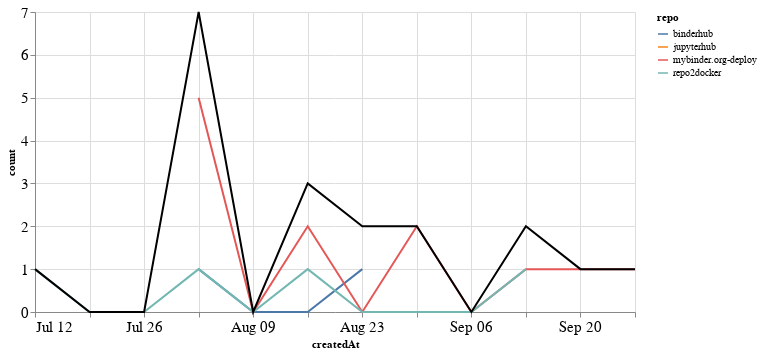

The notebook cell saved with this chart:
### Markdown cell above
## PRs

### Code cell
prs_time = prs.groupby('repo').resample('W', on='createdAt').count()['author'].reset_index()
prs_time = prs_time.rename(columns={'author': 'count'})
prs_time_total = prs_time.groupby('createdAt').agg({"count": "sum"}).reset_index()

ch1 = alt.Chart(prs_time, width=600).mark_line().encode(
    x='createdAt',
    y='count',
    color='repo',
    tooltip="repo"
)

ch2 = alt.Chart(prs_time_total, width=600).mark_line(color="black").encode(
    x='createdAt',
    y='count',
)

ch1 + ch2

### Figure 1 — Vega-Lite specification as saved in the notebook (floating-point values rounded to 4 significant figures)
{"config": {"axisLeft": {"labelFontSize": 15}, "axisBottom": {"labelFontSize": 15}}, "layer": [{"data": {"name": "data-bbaec8213c3e8f6ae20d7502ee6e48d4"}, "mark": "line", "encoding": {"color": {"type": "nominal", "field": "repo"}, "tooltip": {"type": "nominal", "field": "repo"}, "x": {"type": "temporal", "field": "createdAt"}, "y": {"type": "quantitative", "field": "count"}}, "width": 600}, {"data": {"name": "data-f4d24027ec561053a93042c062782e7d"}, "mark": {"type": "line", "color": "black"}, "encoding": {"x": {"type": "temporal", "field": "createdAt"}, "y": {"type": "quantitative", "field": "count"}}, "width": 600}], "$schema": "https://vega.github.io/schema/vega-lite/v4.8.1.json", "datasets": {"data-bbaec8213c3e8f6ae20d7502ee6e48d4": [{"repo": "binderhub", "createdAt": "2020-08-02T00:00:00", "count": 1}, {"repo": "binderhub", "createdAt": "2020-08-09T00:00:00", "count": 0}, {"repo": "binderhub", "createdAt": "2020-08-16T00:00:00", "count": 0}, {"repo": "binderhub", "createdAt": "2020-08-23T00:00:00", "count": 1}, {"repo": "jupyterhub", "createdAt": "2020-08-23T00:00:00", "count": 1}, {"repo": "mybinder.org-deploy", "createdAt": "2020-08-02T00:00:00", "count": 5}, {"repo": "mybinder.org-deploy", "createdAt": "2020-08-09T00:00:00", "count": 0}, {"repo": "mybinder.org-deploy", "createdAt": "2020-08-16T00:00:00", "count": 2}, {"repo": "mybinder.org-deploy", "createdAt": "2020-08-23T00:00:00", "count": 0}, {"repo": "mybinder.org-deploy", "createdAt": "2020-08-30T00:00:00", "count": 2}, {"repo": "mybinder.org-deploy", "createdAt": "2020-09-06T00:00:00", "count": 0}, {"repo": "mybinder.org-deploy", "createdAt": "2020-09-13T00:00:00", "count": 1}, {"repo": "mybinder.org-deploy", "createdAt": "2020-09-20T00:00:00", "count": 1}, {"repo": "mybinder.org-deploy", "createdAt": "2020-09-27T00:00:00", "count": 1}, {"repo": "repo2docker", "createdAt": "2020-07-12T00:00:00", "count": 1}, {"repo": "repo2docker", "createdAt": "2020-07-19T00:00:00", "count": 0}, {"repo": "repo2docker", "createdAt": "2020-07-26T00:00:00", "count": 0}, {"repo": "repo2docker", "createdAt": "2020-08-02T00:00:00", "count": 1}, {"repo": "repo2docker", "createdAt": "2020-08-09T00:00:00", "count": 0}, {"repo": "repo2docker", "createdAt": "2020-08-16T00:00:00", "count": 1}, {"repo": "repo2docker", "createdAt": "2020-08-23T00:00:00", "count": 0}, {"repo": "repo2docker", "createdAt": "2020-08-30T00:00:00", "count": 0}, {"repo": "repo2docker", "createdAt": "2020-09-06T00:00:00", "count": 0}, {"repo": "repo2docker", "createdAt": "2020-09-13T00:00:00", "count": 1}], "data-f4d24027ec561053a93042c062782e7d": [{"createdAt": "2020-07-12T00:00:00", "count": 1}, {"createdAt": "2020-07-19T00:00:00", "count": 0}, {"createdAt": "2020-07-26T00:00:00", "count": 0}, {"createdAt": "2020-08-02T00:00:00", "count": 7}, {"createdAt": "2020-08-09T00:00:00", "count": 0}, {"createdAt": "2020-08-16T00:00:00", "count": 3}, {"createdAt": "2020-08-23T00:00:00", "count": 2}, {"createdAt": "2020-08-30T00:00:00", "count": 2}, {"createdAt": "2020-09-06T00:00:00", "count": 0}, {"createdAt": "2020-09-13T00:00:00", "count": 2}, {"createdAt": "2020-09-20T00:00:00", "count": 1}, {"createdAt": "2020-09-27T00:00:00", "count": 1}]}}
